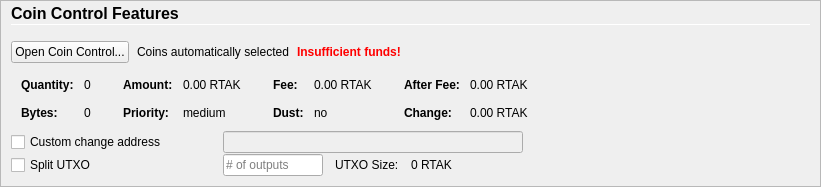
         <widget class="QFrame" name="frameCoinControl">
          <property name="sizePolicy">
           <sizepolicy hsizetype="Expanding" vsizetype="Expanding">
            <horstretch>0</horstretch>
            <verstretch>0</verstretch>
           </sizepolicy>
          </property>
          <property name="maximumSize">
           <size>
            <width>16777215</width>
            <height>16777215</height>
           </size>
          </property>
          <property name="frameShape">
           <enum>QFrame::StyledPanel</enum>
          </property>
          <property name="frameShadow">
           <enum>QFrame::Sunken</enum>
          </property>
          <layout class="QVBoxLayout" name="verticalLayoutCoinControl2">
           <property name="spacing">
            <number>0</number>
           </property>
           <property name="leftMargin">
            <number>0</number>
           </property>
           <property name="topMargin">
            <number>0</number>
           </property>
           <property name="rightMargin">
            <number>0</number>
           </property>
           <property name="bottomMargin">
            <number>0</number>
           </property>
           <item>
            <widget class="QFrame" name="frameCoinControl_BG">
             <layout class="QVBoxLayout" name="verticalLayoutCoinControl" stretch="0,0,0,0,0,0">
              <property name="spacing">
               <number>1</number>
              </property>
              <property name="leftMargin">
               <number>10</number>
              </property>
              <property name="topMargin">
               <number>2</number>
              </property>
              <item>
               <layout class="QHBoxLayout" name="horizontalLayoutCoinControl1">
                <property name="bottomMargin">
                 <number>15</number>
                </property>
                <item>
                 <layout class="QVBoxLayout" name="verticalLayout_3">
                  <property name="spacing">
                   <number>1</number>
                  </property>
                  <item>
                   <widget class="QLabel" name="labelCoinControlFeatures">
                    <property name="sizePolicy">
                     <sizepolicy hsizetype="Preferred" vsizetype="Maximum">
                      <horstretch>0</horstretch>
                      <verstretch>0</verstretch>
                     </sizepolicy>
                    </property>
                    <property name="minimumSize">
                     <size>
                      <width>0</width>
                      <height>20</height>
                     </size>
                    </property>
                    <property name="font">
                     <font>
                      <pointsize>12</pointsize>
                      <weight>75</weight>
                      <bold>true</bold>
                     </font>
                    </property>
                    <property name="styleSheet">
                     <string notr="true">font-weight:bold;</string>
                    </property>
                    <property name="text">
                     <string>Coin Control Features</string>
                    </property>
                   </widget>
                  </item>
                  <item>
                   <widget class="Line" name="line">
                    <property name="minimumSize">
                     <size>
                      <width>0</width>
                      <height>1</height>
                     </size>
                    </property>
                    <property name="maximumSize">
                     <size>
                      <width>16777215</width>
                      <height>1</height>
                     </size>
                    </property>
                    <property name="orientation">
                     <enum>Qt::Horizontal</enum>
                    </property>
                   </widget>
                  </item>
                 </layout>
                </item>
               </layout>
              </item>
              <item>
               <layout class="QHBoxLayout" name="horizontalLayoutCoinControl2" stretch="0,0,0,0">
                <property name="spacing">
                 <number>8</number>
                </property>
                <property name="bottomMargin">
                 <number>10</number>
                </property>
                <item>
                 <widget class="QPushButton" name="pushButtonCoinControl">
                  <property name="styleSheet">
                   <string notr="true"/>
                  </property>
                  <property name="text">
                   <string>Open Coin Control...</string>
                  </property>
                  <property name="autoDefault">
                   <bool>false</bool>
                  </property>
                 </widget>
                </item>
                <item>
                 <widget class="QLabel" name="labelCoinControlAutomaticallySelected">
                  <property name="text">
                   <string>Coins automatically selected</string>
                  </property>
                  <property name="margin">
                   <number>5</number>
                  </property>
                 </widget>
                </item>
                <item>
                 <widget class="QLabel" name="labelCoinControlInsuffFunds">
                  <property name="font">
                   <font>
                    <weight>75</weight>
                    <bold>true</bold>
                   </font>
                  </property>
                  <property name="styleSheet">
                   <string notr="true">color:red;font-weight:bold;</string>
                  </property>
                  <property name="text">
                   <string>Insufficient funds!</string>
                  </property>
                  <property name="margin">
                   <number>5</number>
                  </property>
                 </widget>
                </item>
                <item>
                 <spacer name="horizontalSpacerCoinControl">
                  <property name="orientation">
                   <enum>Qt::Horizontal</enum>
                  </property>
                  <property name="sizeHint" stdset="0">
                   <size>
                    <width>40</width>
                    <height>1</height>
                   </size>
                  </property>
                 </spacer>
                </item>
               </layout>
              </item>
              <item>
               <widget class="QWidget" name="widgetCoinControl" native="true">
                <property name="sizePolicy">
                 <sizepolicy hsizetype="Preferred" vsizetype="Preferred">
                  <horstretch>0</horstretch>
                  <verstretch>0</verstretch>
                 </sizepolicy>
                </property>
                <property name="minimumSize">
                 <size>
                  <width>0</width>
                  <height>0</height>
                 </size>
                </property>
                <property name="styleSheet">
                 <string notr="true"/>
                </property>
                <layout class="QHBoxLayout" name="horizontalLayoutCoinControl5">
                 <property name="leftMargin">
                  <number>0</number>
                 </property>
                 <property name="topMargin">
                  <number>0</number>
                 </property>
                 <property name="rightMargin">
                  <number>0</number>
                 </property>
                 <property name="bottomMargin">
                  <number>0</number>
                 </property>
                 <item>
                  <layout class="QHBoxLayout" name="horizontalLayoutCoinControl3" stretch="0,0,0,1">
                   <property name="spacing">
                    <number>20</number>
                   </property>
                   <property name="topMargin">
                    <number>0</number>
                   </property>
                   <property name="bottomMargin">
                    <number>10</number>
                   </property>
                   <item>
                    <layout class="QFormLayout" name="formLayoutCoinControl1">
                     <property name="horizontalSpacing">
                      <number>10</number>
                     </property>
                     <property name="verticalSpacing">
                      <number>14</number>
                     </property>
                     <property name="leftMargin">
                      <number>10</number>
                     </property>
                     <property name="topMargin">
                      <number>4</number>
                     </property>
                     <property name="rightMargin">
                      <number>6</number>
                     </property>
                     <item row="0" column="0">
                      <widget class="QLabel" name="labelCoinControlQuantityText">
                       <property name="font">
                        <font>
                         <weight>75</weight>
                         <bold>true</bold>
                        </font>
                       </property>
                       <property name="text">
                        <string>Quantity:</string>
                       </property>
                       <property name="margin">
                        <number>0</number>
                       </property>
                      </widget>
                     </item>
                     <item row="0" column="1">
                      <widget class="QLabel" name="labelCoinControlQuantity">
                       <property name="cursor">
                        <cursorShape>IBeamCursor</cursorShape>
                       </property>
                       <property name="contextMenuPolicy">
                        <enum>Qt::ActionsContextMenu</enum>
                       </property>
                       <property name="text">
                        <string notr="true">0</string>
                       </property>
                       <property name="margin">
                        <number>0</number>
                       </property>
                       <property name="textInteractionFlags">
                        <set>Qt::LinksAccessibleByMouse|Qt::TextSelectableByKeyboard|Qt::TextSelectableByMouse</set>
                       </property>
                      </widget>
                     </item>
                     <item row="1" column="0">
                      <widget class="QLabel" name="labelCoinControlBytesText">
                       <property name="font">
                        <font>
                         <weight>75</weight>
                         <bold>true</bold>
                        </font>
                       </property>
                       <property name="text">
                        <string>Bytes:</string>
                       </property>
                      </widget>
                     </item>
                     <item row="1" column="1">
                      <widget class="QLabel" name="labelCoinControlBytes">
                       <property name="cursor">
                        <cursorShape>IBeamCursor</cursorShape>
                       </property>
                       <property name="contextMenuPolicy">
                        <enum>Qt::ActionsContextMenu</enum>
                       </property>
                       <property name="text">
                        <string notr="true">0</string>
                       </property>
                       <property name="textInteractionFlags">
                        <set>Qt::LinksAccessibleByMouse|Qt::TextSelectableByKeyboard|Qt::TextSelectableByMouse</set>
                       </property>
                      </widget>
                     </item>
                    </layout>
                   </item>
                   <item>
                    <layout class="QFormLayout" name="formLayoutCoinControl2">
                     <property name="horizontalSpacing">
                      <number>10</number>
                     </property>
                     <property name="verticalSpacing">
                      <number>14</number>
                     </property>
                     <property name="leftMargin">
                      <number>6</number>
                     </property>
                     <property name="topMargin">
                      <number>4</number>
                     </property>
                     <property name="rightMargin">
                      <number>6</number>
                     </property>
                     <item row="0" column="0">
                      <widget class="QLabel" name="labelCoinControlAmountText">
                       <property name="font">
                        <font>
                         <weight>75</weight>
                         <bold>true</bold>
                        </font>
                       </property>
                       <property name="text">
                        <string>Amount:</string>
                       </property>
                       <property name="margin">
                        <number>0</number>
                       </property>
                      </widget>
                     </item>
                     <item row="0" column="1">
                      <widget class="QLabel" name="labelCoinControlAmount">
                       <property name="cursor">
                        <cursorShape>IBeamCursor</cursorShape>
                       </property>
                       <property name="contextMenuPolicy">
                        <enum>Qt::ActionsContextMenu</enum>
                       </property>
                       <property name="text">
                        <string notr="true">0.00 RTAK</string>
                       </property>
                       <property name="textInteractionFlags">
                        <set>Qt::LinksAccessibleByMouse|Qt::TextSelectableByKeyboard|Qt::TextSelectableByMouse</set>
                       </property>
                      </widget>
                     </item>
                     <item row="1" column="0">
                      <widget class="QLabel" name="labelCoinControlPriorityText">
                       <property name="font">
                        <font>
                         <weight>75</weight>
                         <bold>true</bold>
                        </font>
                       </property>
                       <property name="text">
                        <string>Priority:</string>
                       </property>
                      </widget>
                     </item>
                     <item row="1" column="1">
                      <widget class="QLabel" name="labelCoinControlPriority">
                       <property name="cursor">
                        <cursorShape>IBeamCursor</cursorShape>
                       </property>
                       <property name="contextMenuPolicy">
                        <enum>Qt::ActionsContextMenu</enum>
                       </property>
                       <property name="text">
                        <string>medium</string>
                       </property>
                       <property name="textInteractionFlags">
                        <set>Qt::LinksAccessibleByMouse|Qt::TextSelectableByKeyboard|Qt::TextSelectableByMouse</set>
                       </property>
                      </widget>
                     </item>
                    </layout>
                   </item>
                   <item>
                    <layout class="QFormLayout" name="formLayoutCoinControl3">
                     <property name="horizontalSpacing">
                      <number>10</number>
                     </property>
                     <property name="verticalSpacing">
                      <number>14</number>
                     </property>
                     <property name="leftMargin">
                      <number>6</number>
                     </property>
                     <property name="topMargin">
                      <number>4</number>
                     </property>
                     <property name="rightMargin">
                      <number>6</number>
                     </property>
                     <item row="0" column="0">
                      <widget class="QLabel" name="labelCoinControlFeeText">
                       <property name="font">
                        <font>
                         <weight>75</weight>
                         <bold>true</bold>
                        </font>
                       </property>
                       <property name="text">
                        <string>Fee:</string>
                       </property>
                       <property name="margin">
                        <number>0</number>
                       </property>
                      </widget>
                     </item>
                     <item row="0" column="1">
                      <widget class="QLabel" name="labelCoinControlFee">
                       <property name="cursor">
                        <cursorShape>IBeamCursor</cursorShape>
                       </property>
                       <property name="contextMenuPolicy">
                        <enum>Qt::ActionsContextMenu</enum>
                       </property>
                       <property name="text">
                        <string notr="true">0.00 RTAK</string>
                       </property>
                       <property name="textInteractionFlags">
                        <set>Qt::LinksAccessibleByMouse|Qt::TextSelectableByKeyboard|Qt::TextSelectableByMouse</set>
                       </property>
                      </widget>
                     </item>
                     <item row="1" column="0">
                      <widget class="QLabel" name="labelCoinControlLowOutputText">
                       <property name="font">
                        <font>
                         <weight>75</weight>
                         <bold>true</bold>
                        </font>
                       </property>
                       <property name="text">
                        <string>Dust:</string>
                       </property>
                      </widget>
                     </item>
                     <item row="1" column="1">
                      <widget class="QLabel" name="labelCoinControlLowOutput">
                       <property name="cursor">
                        <cursorShape>IBeamCursor</cursorShape>
                       </property>
                       <property name="contextMenuPolicy">
                        <enum>Qt::ActionsContextMenu</enum>
                       </property>
                       <property name="text">
                        <string>no</string>
                       </property>
                       <property name="textInteractionFlags">
                        <set>Qt::LinksAccessibleByMouse|Qt::TextSelectableByKeyboard|Qt::TextSelectableByMouse</set>
                       </property>
                      </widget>
                     </item>
                    </layout>
                   </item>
                   <item>
                    <layout class="QFormLayout" name="formLayoutCoinControl4">
                     <property name="horizontalSpacing">
                      <number>10</number>
                     </property>
                     <property name="verticalSpacing">
                      <number>14</number>
                     </property>
                     <property name="leftMargin">
                      <number>6</number>
                     </property>
                     <property name="topMargin">
                      <number>4</number>
                     </property>
                     <property name="rightMargin">
                      <number>6</number>
                     </property>
                     <item row="0" column="0">
                      <widget class="QLabel" name="labelCoinControlAfterFeeText">
                       <property name="font">
                        <font>
                         <weight>75</weight>
                         <bold>true</bold>
                        </font>
                       </property>
                       <property name="text">
                        <string>After Fee:</string>
                       </property>
                       <property name="margin">
                        <number>0</number>
                       </property>
                      </widget>
                     </item>
                     <item row="0" column="1">
                      <widget class="QLabel" name="labelCoinControlAfterFee">
                       <property name="cursor">
                        <cursorShape>IBeamCursor</cursorShape>
                       </property>
                       <property name="contextMenuPolicy">
                        <enum>Qt::ActionsContextMenu</enum>
                       </property>
                       <property name="text">
                        <string notr="true">0.00 RTAK</string>
                       </property>
                       <property name="textInteractionFlags">
                        <set>Qt::LinksAccessibleByMouse|Qt::TextSelectableByKeyboard|Qt::TextSelectableByMouse</set>
                       </property>
                      </widget>
                     </item>
                     <item row="1" column="0">
                      <widget class="QLabel" name="labelCoinControlChangeText">
                       <property name="font">
                        <font>
                         <weight>75</weight>
                         <bold>true</bold>
                        </font>
                       </property>
                       <property name="text">
                        <string>Change:</string>
                       </property>
                      </widget>
                     </item>
                     <item row="1" column="1">
                      <widget class="QLabel" name="labelCoinControlChange">
                       <property name="cursor">
                        <cursorShape>IBeamCursor</cursorShape>
                       </property>
                       <property name="contextMenuPolicy">
                        <enum>Qt::ActionsContextMenu</enum>
                       </property>
                       <property name="text">
                        <string notr="true">0.00 RTAK</string>
                       </property>
                       <property name="textInteractionFlags">
                        <set>Qt::LinksAccessibleByMouse|Qt::TextSelectableByKeyboard|Qt::TextSelectableByMouse</set>
                       </property>
                      </widget>
                     </item>
                    </layout>
                   </item>
                  </layout>
                 </item>
                </layout>
               </widget>
              </item>
              <item>
               <layout class="QHBoxLayout" name="horizontalLayoutCoinControl4">
                <property name="spacing">
                 <number>12</number>
                </property>
                <property name="sizeConstraint">
                 <enum>QLayout::SetDefaultConstraint</enum>
                </property>
                <property name="topMargin">
                 <number>0</number>
                </property>
                <property name="rightMargin">
                 <number>0</number>
                </property>
                <item>
                 <widget class="QCheckBox" name="checkBoxCoinControlChange">
                  <property name="sizePolicy">
                   <sizepolicy hsizetype="Preferred" vsizetype="Preferred">
                    <horstretch>0</horstretch>
                    <verstretch>0</verstretch>
                   </sizepolicy>
                  </property>
                  <property name="minimumSize">
                   <size>
                    <width>200</width>
                    <height>0</height>
                   </size>
                  </property>
                  <property name="maximumSize">
                   <size>
                    <width>200</width>
                    <height>16777215</height>
                   </size>
                  </property>
                  <property name="toolTip">
                   <string>If this is activated, but the change address is empty or invalid, change will be sent to a newly generated address.</string>
                  </property>
                  <property name="text">
                   <string>Custom change address</string>
                  </property>
                 </widget>
                </item>
                <item>
                 <widget class="QValidatedLineEdit" name="lineEditCoinControlChange">
                  <property name="enabled">
                   <bool>false</bool>
                  </property>
                  <property name="sizePolicy">
                   <sizepolicy hsizetype="Preferred" vsizetype="Preferred">
                    <horstretch>0</horstretch>
                    <verstretch>0</verstretch>
                   </sizepolicy>
                  </property>
                  <property name="minimumSize">
                   <size>
                    <width>300</width>
                    <height>0</height>
                   </size>
                  </property>
                 </widget>
                </item>
                <item>
                 <widget class="QLabel" name="labelCoinControlChangeLabel">
                  <property name="sizePolicy">
                   <sizepolicy hsizetype="Preferred" vsizetype="Preferred">
                    <horstretch>0</horstretch>
                    <verstretch>0</verstretch>
                   </sizepolicy>
                  </property>
                  <property name="minimumSize">
                   <size>
                    <width>100</width>
                    <height>0</height>
                   </size>
                  </property>
                  <property name="text">
                   <string/>
                  </property>
                  <property name="margin">
                   <number>3</number>
                  </property>
                 </widget>
                </item>
               </layout>
              </item>
              <item>
               <layout class="QHBoxLayout" name="horizontalLayoutCoinControl6">
                <property name="spacing">
                 <number>12</number>
                </property>
                <property name="rightMargin">
                 <number>0</number>
                </property>
                <item>
                 <widget class="QCheckBox" name="splitBlockCheckBox">
                  <property name="sizePolicy">
                   <sizepolicy hsizetype="Preferred" vsizetype="Preferred">
                    <horstretch>0</horstretch>
                    <verstretch>0</verstretch>
                   </sizepolicy>
                  </property>
                  <property name="minimumSize">
                   <size>
                    <width>200</width>
                    <height>0</height>
                   </size>
                  </property>
                  <property name="maximumSize">
                   <size>
                    <width>200</width>
                    <height>16777215</height>
                   </size>
                  </property>
                  <property name="text">
                   <string>Split UTXO</string>
                  </property>
                 </widget>
                </item>
                <item>
                 <widget class="QLineEdit" name="splitBlockLineEdit">
                  <property name="sizePolicy">
                   <sizepolicy hsizetype="Preferred" vsizetype="Preferred">
                    <horstretch>50</horstretch>
                    <verstretch>0</verstretch>
                   </sizepolicy>
                  </property>
                  <property name="minimumSize">
                   <size>
                    <width>100</width>
                    <height>0</height>
                   </size>
                  </property>
                  <property name="maximumSize">
                   <size>
                    <width>100</width>
                    <height>16777215</height>
                   </size>
                  </property>
                  <property name="placeholderText">
                   <string># of outputs</string>
                  </property>
                 </widget>
                </item>
                <item>
                 <widget class="QLabel" name="labelBlockSizeText">
                  <property name="text">
                   <string>UTXO Size:</string>
                  </property>
                 </widget>
                </item>
                <item>
                 <widget class="QLabel" name="labelBlockSize">
                  <property name="text">
                   <string>0 RTAK</string>
                  </property>
                 </widget>
                </item>
                <item>
                 <spacer name="horizontalSpacer_7">
                  <property name="orientation">
                   <enum>Qt::Horizontal</enum>
                  </property>
                  <property name="sizeHint" stdset="0">
                   <size>
                    <width>40</width>
                    <height>20</height>
                   </size>
                  </property>
                 </spacer>
                </item>
               </layout>
              </item>
              <item>
               <spacer name="verticalSpacerCoinControl">
                <property name="orientation">
                 <enum>Qt::Vertical</enum>
                </property>
                <property name="sizeHint" stdset="0">
                 <size>
                  <width>800</width>
                  <height>1</height>
                 </size>
                </property>
               </spacer>
              </item>
             </layout>
            </widget>
           </item>
          </layout>
         </widget>
